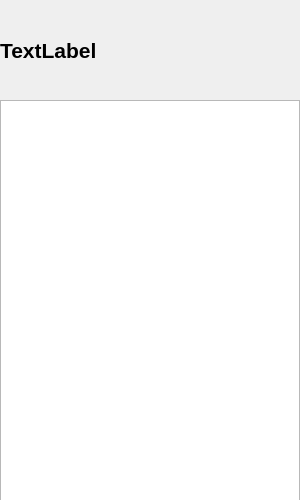
<?xml version="1.0" encoding="UTF-8"?>
<ui version="4.0">
 <class>TuFeiList</class>
 <widget class="QWidget" name="TuFeiList">
  <property name="geometry">
   <rect>
    <x>0</x>
    <y>0</y>
    <width>300</width>
    <height>500</height>
   </rect>
  </property>
  <property name="minimumSize">
   <size>
    <width>300</width>
    <height>500</height>
   </size>
  </property>
  <property name="maximumSize">
   <size>
    <width>300</width>
    <height>500</height>
   </size>
  </property>
  <property name="windowTitle">
   <string>Form</string>
  </property>
  <widget class="QListWidget" name="lw_tufeiList">
   <property name="geometry">
    <rect>
     <x>0</x>
     <y>100</y>
     <width>300</width>
     <height>401</height>
    </rect>
   </property>
  </widget>
  <widget class="QLabel" name="lb_tufeiListTitleBackground">
   <property name="geometry">
    <rect>
     <x>0</x>
     <y>0</y>
     <width>300</width>
     <height>100</height>
    </rect>
   </property>
   <property name="font">
    <font>
     <pointsize>18</pointsize>
     <weight>75</weight>
     <bold>true</bold>
    </font>
   </property>
   <property name="text">
    <string/>
   </property>
   <property name="pixmap">
    <pixmap>../../Resource/Photo/board.png</pixmap>
   </property>
   <property name="scaledContents">
    <bool>true</bool>
   </property>
  </widget>
  <widget class="QLabel" name="lb_tufeiListTitle">
   <property name="geometry">
    <rect>
     <x>0</x>
     <y>0</y>
     <width>300</width>
     <height>100</height>
    </rect>
   </property>
   <property name="font">
    <font>
     <pointsize>16</pointsize>
     <weight>75</weight>
     <bold>true</bold>
    </font>
   </property>
   <property name="text">
    <string>TextLabel</string>
   </property>
  </widget>
  <widget class="QLabel" name="lb_tufeiListBackground">
   <property name="enabled">
    <bool>true</bool>
   </property>
   <property name="geometry">
    <rect>
     <x>0</x>
     <y>100</y>
     <width>300</width>
     <height>400</height>
    </rect>
   </property>
   <property name="text">
    <string/>
   </property>
  </widget>
  <zorder>lb_tufeiListBackground</zorder>
  <zorder>lw_tufeiList</zorder>
  <zorder>lb_tufeiListTitleBackground</zorder>
  <zorder>lb_tufeiListTitle</zorder>
 </widget>
 <resources/>
 <connections/>
</ui>
